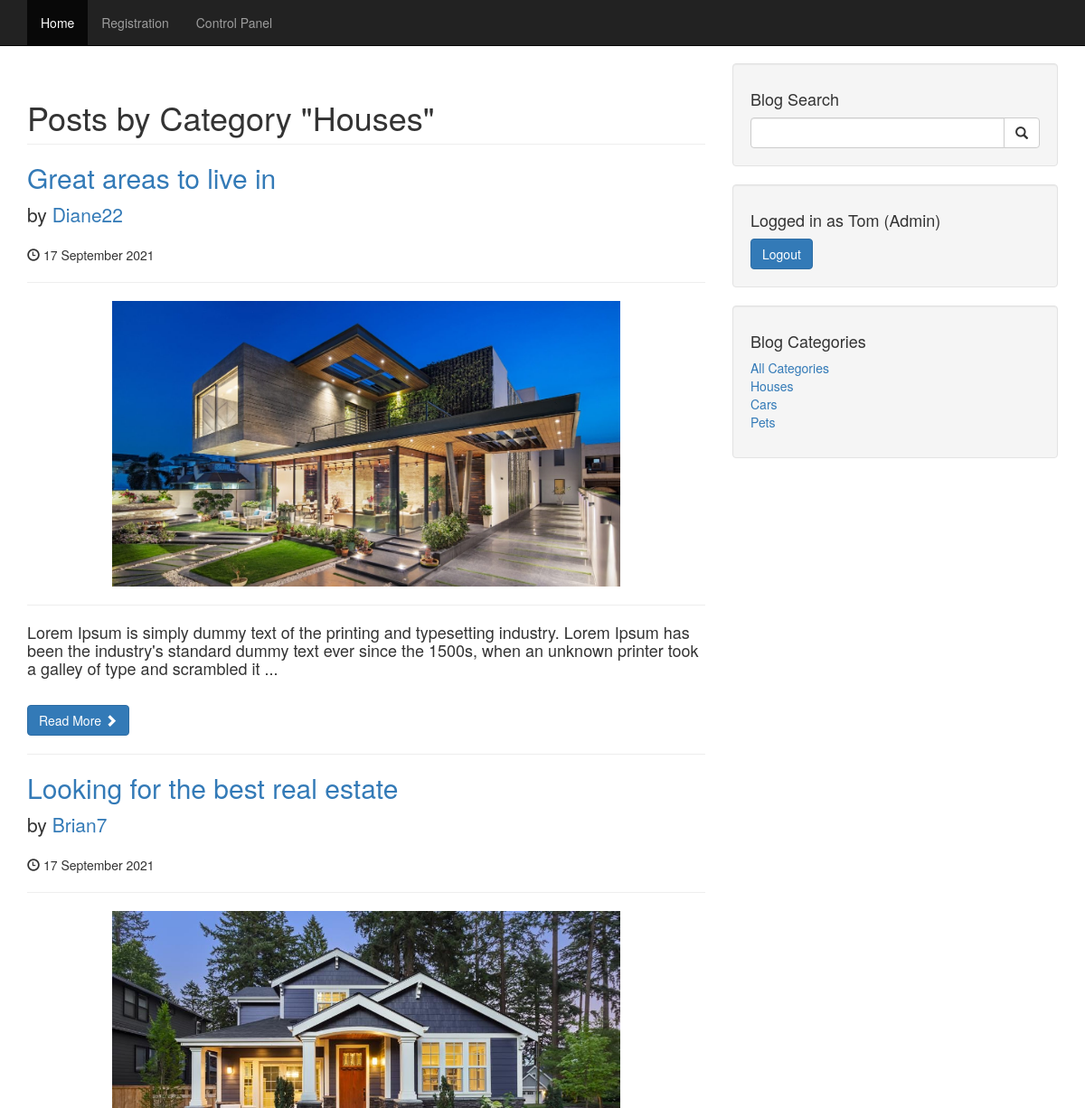
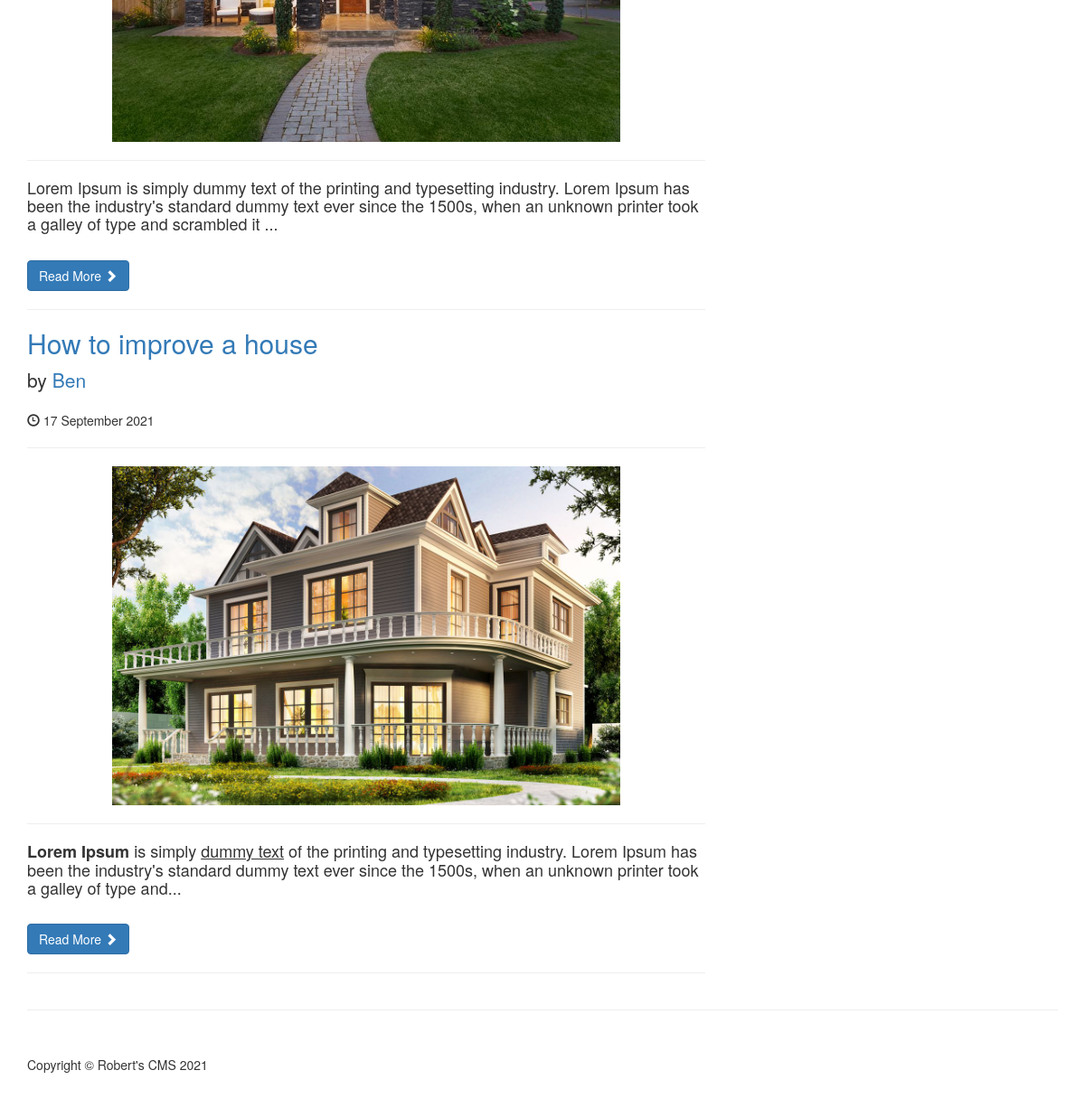
The page /cms/category.php?cat=49 (signed in) on the database its author committed (2 pictures, top to bottom).
### tables this page shows
CREATE TABLE `categories` (
  `cat_id` int(3) NOT NULL,
  `cat_title` varchar(255) NOT NULL
);

CREATE TABLE `posts` (
  `post_id` int(3) NOT NULL,
  `post_category_id` int(3) NOT NULL,
  `post_title` varchar(255) NOT NULL,
  `post_user_id` int(11) NOT NULL,
  `post_user` varchar(255) NOT NULL,
  `post_date` date NOT NULL,
  `post_image` text NOT NULL,
  `post_content` text NOT NULL,
  `post_tags` varchar(255) NOT NULL,
  `post_comment_count` int(11) NOT NULL,
  `post_status` varchar(255) NOT NULL DEFAULT 'draft',
  `post_views` int(11) NOT NULL,
  `post_likes` int(11) NOT NULL
);

### cms/category.php (the view)
<?php include 'includes/header.php'; ?>
<?php include 'includes/navigation.php'; ?>
<div class="container">
    <div class="row">
        <div class="col-md-8">
            <?php
            if (isset($_GET['cat'])) {
                $cat_id = $_GET['cat'];
                $query = "SELECT * FROM categories WHERE cat_id = $cat_id";
                $cat = mysqli_query($connection, ($query));
                $cat_title = mysqli_fetch_assoc($cat)['cat_title'];
            ?>
                <h1 class="page-header">
                    Posts by Category "<?php echo $cat_title; ?>"
                </h1>
                <?php
                if ($_SESSION['user_role'] == 'admin') {
                    $query = "SELECT * FROM posts WHERE post_category_id = $cat_id ORDER BY post_id DESC";
                } else {
                    $query = "SELECT * FROM posts WHERE post_category_id = $cat_id AND post_status = 'published' ORDER BY post_id DESC";
                }
                $result = mysqli_query($connection, ($query));
                if (mysqli_num_rows($result) < 1) {
                    echo "<h2 class='text-center'>No Posts for this Category</h2>";
                } else {
                    while ($row = mysqli_fetch_assoc($result)) {
                        $post_id = $row['post_id'];
                        $post_title = $row['post_title'];
                        $post_user = $row['post_user'];
                        $post_date = $row['post_date'];
                        $post_image = $row['post_image'];
                        $post_content = str_replace('\\', '', substr($row['post_content'], 0, 220));
                ?>
                        <h2>
                            <a href="post.php?p_id=<?php echo $post_id; ?>"><?php echo $post_title; ?></a>
                        </h2>
                        <p class="lead">
                            by <a href="index.php"><?php echo $post_user; ?></a>
                        </p>
                        <p>
                            <span class="glyphicon glyphicon-time"></span>
                            <?php echo date('j F Y', strtotime($post_date)); ?>
                        </p>
                        <hr>
                        <a href="post.php?p_id=<?php echo $post_id; ?>">
                            <img class="img-responsive center-block smallerImg" src="images/<?php echo $post_image; ?>" alt="">
                        </a>
                        <hr>
                        <h4>
                            <?php echo $post_content . '...'; ?>
                        </h4>
                        <br>
                        <a class="btn btn-primary" href="post.php?p_id=<?php echo $post_id; ?>">Read More
                            <span class="glyphicon glyphicon-chevron-right"></span>
                        </a>
                        <hr>
            <?php
                    }
                }
            } else {
                header('Location: index.php');
            }
            ?>
        </div>
        <?php include 'includes/sidebar.php'; ?>
    </div>
    <hr>
    <?php include 'includes/footer.php'; ?>

### cms/includes/sidebar.php (shortened to what this page needs)
<div class="col-md-4">
    <div class="well">
        <h4>Blog Search</h4>
        <form action="search.php" method="post">
            <div class="input-group">
                <input name='search' type="text" class="form-control">
                <span class="input-group-btn">
                    <button name='submit' class="btn btn-default" type="submit">
                        <span class="glyphicon glyphicon-search"></span>
                    </button>
                </span>
            </div>
        </form>
    </div>
    <div class="well">
        <?php if (isset($_SESSION['user_role'])) : ?>
            <h4>Logged in as <?php echo $_SESSION['username']; ?> (<?php echo ucfirst($_SESSION['user_role']); ?>)</h4>
            <a href="includes/logout.php" class="btn btn-primary">Logout</a>
        <?php endif; ?>
    </div>
    <?php
    $query = "SELECT * FROM categories";
    $result = mysqli_query($connection, ($query));
    ?>
    <div class="well">
        <h4>Blog Categories</h4>
        <div class="row">
            <div class="col-lg-12">
                <ul class="list-unstyled">
                    <?php
                    echo "<li><a href='index.php'>All Categories</a></li>";
                    while ($row = mysqli_fetch_assoc($result)) {
                        $cat_id = $row['cat_id'];
                        $cat_title = $row['cat_title'];
                        echo "<li><a href='category.php?cat={$cat_id}'>{$cat_title}</a></li>";
                    }
                    ?>
                </ul>
            </div>
        </div>
    </div>
</div>

### cms/css/blog-home.css (style rules this page uses)
body { padding-top: 70px; }

### cms/css/styles.css (style rules this page uses)
button { background: #fff; border: unset; outline: 0; font-size: 18px; cursor: pointer; color: #65676b; }
.smallerImg { max-width: 75%; }

### rows shown on the page
categories: cat_title "Houses"
posts: post_title "Great areas to live in", post_user "Diane22", post_date "17 September 2021", post_image (picture), post_content "Lorem Ipsum is simply dummy text of the printing and typesetting industry. Lorem Ipsum has been the industry's standard dummy text ever since the 1500s, when an unknown printer took a galley of type and scrambled it"
posts: post_title "Looking for the best real estate", post_user "Brian7", post_date "17 September 2021", post_image (picture), post_content "Lorem Ipsum is simply dummy text of the printing and typesetting industry. Lorem Ipsum has been the industry's standard dummy text ever since the 1500s, when an unknown printer took a galley of type and scrambled it"
posts: post_title "How to improve a house", post_user "Ben", post_date "17 September 2021", post_image (picture), post_content "Lorem Ipsum is simply dummy text of the printing and typesetting industry. Lorem Ipsum has been the industry's standard dummy text ever since the 1500s, when an unknown printer took a galley of type and"
categories: cat_title "Cars"
categories: cat_title "Pets"

### other values the page prints
$_SESSION['username'] "Tom"
$_SESSION['user_role'] "Admin"
